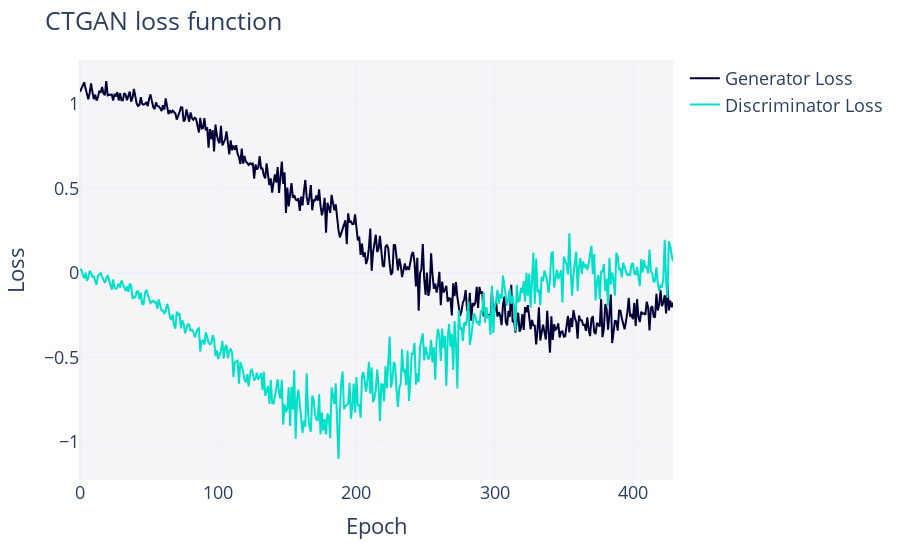

Write notebook code for a chart like this one.
### Code cell
import torch

best_synhtesizer: CTGANSynthesizer = torch.load(file_path)
best_synhtesizer.get_loss_values_plot()

### Figure 1 — Plotly figure (JSON) as saved in the notebook; plotly's stock layout.template omitted (floating-point values rounded to 4 significant figures; data arrays with more than 128 entries replaced by an {"elided": "..."} marker saying what was removed)
{"data": [{"hovertemplate": "variable=Generator Loss<br>Epoch=%{x}<br>value=%{y}<extra></extra>", "legendgroup": "Generator Loss", "line": {"color": "#000036", "dash": "solid"}, "marker": {"symbol": "circle"}, "mode": "lines", "name": "Generator Loss", "orientation": "v", "showlegend": true, "type": "scatter", "x": {"elided": "430 int values"}, "xaxis": "x", "y": {"elided": "430 float values"}, "yaxis": "y"}, {"hovertemplate": "variable=Discriminator Loss<br>Epoch=%{x}<br>value=%{y}<extra></extra>", "legendgroup": "Discriminator Loss", "line": {"color": "#01E0C9", "dash": "solid"}, "marker": {"symbol": "circle"}, "mode": "lines", "name": "Discriminator Loss", "orientation": "v", "showlegend": true, "type": "scatter", "x": {"elided": "430 int values"}, "xaxis": "x", "y": {"elided": "430 float values"}, "yaxis": "y"}], "layout": {"font": {"size": 18}, "legend": {"orientation": "v", "title": {"text": ""}, "tracegroupgap": 0}, "margin": {"t": 60}, "plot_bgcolor": "#F5F5F8", "title": {"text": "CTGAN loss function"}, "xaxis": {"anchor": "y", "domain": [0, 1], "title": {"text": "Epoch"}}, "yaxis": {"anchor": "x", "domain": [0, 1], "title": {"text": "Loss"}}}}
